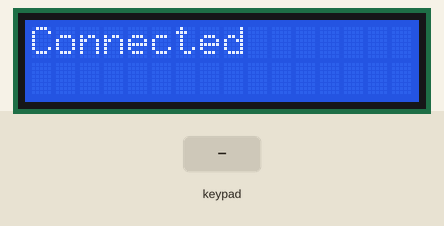
This sketch was run on a simulated ESP32. Parts: 16×2 character LCD. Inputs (shaded band) come from the test bench. Random numbers use the default seed unless the sketch sets one.

Above: at 1.1 s.
3.3 s: keypad keys 2 5 3 3 3 2 pressed 0.4 s apart
At 3.9 s:
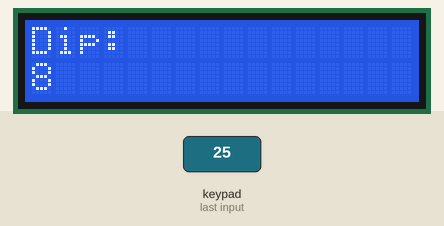
7.2 s: key '4' pressed
At 8.3 s:
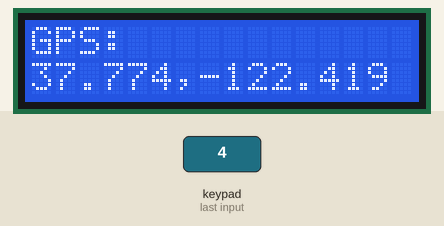
9.0 s: key '1' pressed
At 9.4 s:
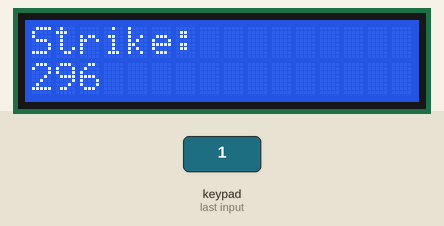
12.0 s: keypad keys 1 3 9 7 2 2 pressed 0.4 s apart
At 13.4 s:
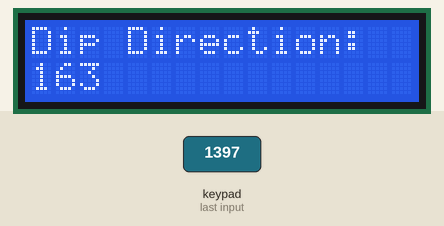
Timing chart, 0 to 15.0 s (numbered marks = the images above; inputs shaded):
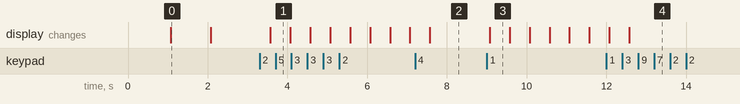

Measured:
- after the input at 3.3 s, the display: changes after 0.27 s (image 1)
- after the input at 9.0 s, the display: changes after 0.07 s (image 3)
- what the display in image 0 shows lasts 1.0 s, from 1.1 s to 2.1 s
- what the display in image 3 shows lasts 0.5 s, from 9.1 s to 9.6 s

The sketch:

display.ino
```cpp
#include <LiquidCrystal.h>
#include <Keypad.h>

LiquidCrystal lcd(22,21,12,14,27,26,5,18,23,19);

const byte ROWS = 3;
const byte COLS = 3;

char hexaKeys[ROWS][COLS] = {
  {'1','2','3'},
  {'4','5','6'},
  {'7','8','9'}
};

byte rowPins[ROWS] = {25, 33, 32};
byte colPins[COLS] = {15, 2, 0};

Keypad keypad = Keypad( makeKeymap(hexaKeys), rowPins, colPins, ROWS, COLS);

enum DisplayMode { NONE, STRIKE, DIP, DIP_DIRECTION, GPS, BATTERY };
DisplayMode currentMode = NONE;

unsigned long lastUpdateTime = 0;
const unsigned long updateInterval = 500;

bool paused = false;

void setup() {
  lcd.begin(16, 2);
  lcd.print("Connecting...");
  delay(1000);
  lcd.clear();
  lcd.print("Connected");
  delay(1000);
  lcd.clear();
}

void loop() {
  char key = keypad.getKey();

  // Update mode based on key press
  if (key == '1') currentMode = STRIKE;
  if (key == '2') currentMode = DIP;
  if (key == '3') currentMode = DIP_DIRECTION;
  if (key == '4') currentMode = GPS;
  if (key == '5') currentMode = BATTERY;
  if (key == '9') paused = !paused;

  // Update and display based on mode
  if (!paused && millis() - lastUpdateTime >= updateInterval) {
    lastUpdateTime = millis();

    int strike_value = random(0, 360);
    int dip_value = random(0, 90);
    int dip_direction_value = (strike_value + 90) % 360;

    float latitude = 37.774;
    float longitude = -122.419;

    String gps_string = String(latitude, 3) + "," + String(longitude, 3);

    String battery = "97%";

    lcd.clear();
    if (currentMode == STRIKE) {
      lcd.setCursor(0, 0);
      lcd.print("Strike:");
      lcd.setCursor(0, 1);
      lcd.print(strike_value);
    } else if (currentMode == DIP) {
      lcd.setCursor(0, 0);
      lcd.print("Dip:");
      lcd.setCursor(0, 1);
      lcd.print(dip_value);
    } else if (currentMode == DIP_DIRECTION) {
      lcd.setCursor(0, 0);
      lcd.print("Dip Direction:");
      lcd.setCursor(0, 1);
      lcd.print(dip_direction_value);
    } else if (currentMode == GPS) {
      lcd.setCursor(0, 0);
      lcd.print("GPS:");
      lcd.setCursor(0, 1);
      lcd.print(gps_string);
    }else if (currentMode == GPS) {
      lcd.setCursor(0, 0);
      lcd.print("GPS:");
      lcd.setCursor(0, 1);
      lcd.print(gps_string);
    } else if (currentMode == BATTERY) {
      lcd.setCursor(0, 0);
      lcd.print("Battery:");
      lcd.setCursor(0, 1);
      lcd.print(battery);
    }
  }
}
```
